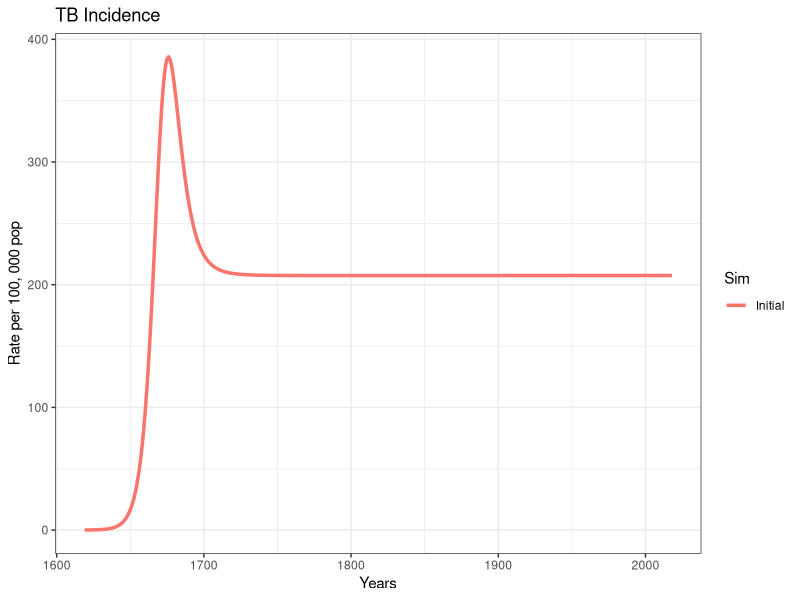

Write the R code that produced this figure. (Note: this script raises an error after producing the figure.)
## ---- chunk 1
knitr::opts_chunk$set(echo = TRUE)

# toggle to render full version 
full_version   <- FALSE
render_snippet <- if (full_version) 'asis' else FALSE
## ---- chunk 2
# install.packages("deSolve", dep = TRUE)
# install.packages("gridExtra", dep = TRUE)
# install.packages("ggplot2", dep = TRUE)
## ---- chunk 3
# Load packages
library(deSolve)
library(gridExtra)
library(ggplot2)
library(reshape)
## ---- chunk 4

# Model Parameters
T.lfx    <- 72              # Life expectancy
T.dur    <- 3               # Duration of infectious period
beta     <- 5             # Transmission rate per capita
break_in <- 0.1*(1/T.lfx)   # Transition rate from latent into active disease
selfcure <- 0.5*(1/T.dur)   # Rate of spontaneous cure
mu       <- 1/T.lfx         # Background mortality rate
mu_tb    <- 0.5*(1/T.dur)   # TB mortality rate
fast     <- 0.1             # Fraction fast progressing to active TB
imm      <- 0.5             # Infectiousness decline (partial immunity)
relapse  <- 0.005           # Relapse rate
## ---- chunk 5
TB.Basic <- function (t, state, parameters) {
  with(as.list(c(state, parameters)),             
       {
      
         N      <- U + L + I + R            # Total population
         births <- I * mu_tb + N * mu       # Births (for stable population)
         lambda <- beta * I/N               # Force of Infection
         
         # Uninfected 
         dU <- births - U * (lambda + mu)                              
         
         # Latent 
         dL <- U * lambda * (1-fast) + R * (lambda * (1-fast) * imm) - L * (mu + break_in) 
         
         # Active TB
         dI <- U * lambda * fast + R * (lambda * fast * imm) +  L * break_in + R * relapse -
               I * (mu + mu_tb + selfcure)
         
         # Recovered
         dR <- I * selfcure - R * (lambda * imm + relapse + mu)      
         
         # Model outcomes
         dIncidence <- U * (lambda * fast) + R * (lambda * fast * imm) + L * break_in + R * relapse 
         
         dIrecent   <- U * (lambda * fast) + R * (lambda * fast * imm) +  R * relapse                                               
         dIremote   <- L * break_in +  R * relapse 
         
         # wrap-up 
         dx <- c(dU, dL, dI, dR, dIncidence, dIrecent, dIremote)
         list(dx)
       }
  )
}
## ---- chunk 6
get_intervention <- function(sfin, params_new, params_old, times_new,
                             t.interv, fx_scale, fx_basic, int_name, data_stub) {

  # Starting conditions
  xstart <- c(U = sfin$U,
              L = sfin$L,
              I = sfin$I,
              R = sfin$R,
              Incidence = sfin$Incidence,
              Irecent   = sfin$Irecent,
              Iremote   = sfin$Iremote)

  # Select type of function
  if (is.na(t.interv)) {
    fx <- fx_basic
  }  else {
    fx <- fx_scale
  }
  
  # Run the model
  out <- as.data.frame(ode(y = xstart, times = times_new,
                           func = fx, parms = params_new)) 
  # Model output
  N           <- out$U + out$L + out$I + out$R
  rate.inc    <- 1e5 * (diff(out$Incidence) / N[1:length(N) - 1])
  fr.remo     <- diff(out$Iremote) / diff(out$Incidence)
  time        <- out$time[1:length(out$time) - 1]
  dat         <- data.frame(Years = time + (2019 - 400), Incidence = rate.inc)
  dat$Sim     <- int_name

  # If it is a first run, nothing to append 
  if (is.na(data_stub)) {
    data <- dat
  }
  else # Append previous runs
  {
    data <- rbind(data_stub, dat)
  }

  remote <- fr.remo  # rename a variable with the fraction of remote incidence
  titl   <- int_name

  p <- ggplot(data = data, mapping = aes(x = Years, y = Incidence, col = Sim))
  p1 <- p +
    geom_line(size = 1.2) +
    ggtitle ("TB Incidence") +
    theme_bw() + ylab("Rate per 100, 000 pop") +
    ylim(0, max(data$Incidence))

  df <- data.frame(
    Source = c("Recent", "Remote"),
    value  = c(1 - tail(remote, 1), tail(remote, 1))
  )

  # Pie chart of remote vs recent incidence 
  mycols <- c("#0073C2FF", "#EFC000FF")
  pie <- ggplot(df, aes(x = "", y = value, fill = Source)) +
    geom_bar(width = 1, stat = "identity") +
    coord_polar("y", start = 0) +
    scale_fill_manual(values = mycols) +
    theme_void() +
    ggtitle(titl)

  output <- list("out" = out, "lines" = p1, "pie" = pie, "data" = data)

  # Return the results
  return(output)
}

## ---- chunk 7

t.intervention <- 400      # years of simulation
t.scale        <- 3        # Scaling up time of interventions
times <- seq(0, t.intervention, by = 1)          # time scale

## ---- chunk 8
# Prepare to run
params <- c(break_in = break_in, selfcure = selfcure, mu = mu, mu_tb = mu_tb,
            beta = beta, fast = fast, imm = imm, relapse = relapse) # running parameters

# Initial Conditions
N  <- 1                  # Total population equal to unity 
I0 <- 1e-6               # TB seed at time 0

xstart <- data.frame(U = N-I0,
                     L = 0,
                     I = I0,  
                     R = 0,
                     Incidence = 0, 
                     Irecent = 0, 
                     Iremote = 0)                
## ---- chunk 9

# run the model
out  <- get_intervention(xstart, params, NA, times, NA, NA, TB.Basic,
                         "Initial", NA) 
# plot
out$lines


## ---- chunk 10

cat("
*Answer*

4) Briefly, an epidemic reaches endemic equilibrium when the average number of secondary infections at time *t* is equal to 1, this is when the net reproduction number is equal to one.

5) $R_0*S = 1$, *where S is the fraction of population susceptible at time t*
")

## ---- chunk 11

cat("
*Answer*

6)

* The fact that TB does not confer complete immunity means that even infected individuals are part of the pool of susceptibles at each point in time.

* A long incubation period (sometimes as long as a lifetime) means that the transmission potential described by $R_0$ can hardly reflect  the potential to produce new infectious cases.

* Extra: $R_0$ is defined as the transmission potential in a fully susceptible population. The long-term dynamics of TB will make any interpretation of this number meaningless for our current population, given the drastic demographic changes that have occurred over the centuries.

")

## ---- chunk 12
Inc.country    <- 221 # TB incidence per 100,000 (including TB/HIV) 
country.name   <- "Bangladesh"  # e.g., "Sierra Leone"
params["beta"] <- 6.9  # Transmission rate per capita per year

# run the model
out0  <- get_intervention(xstart, params, NA, times, NA, NA, TB.Basic,
                          "Initial", NA) 

# plot
dot <- data.frame(Data = Inc.country, Years = 2017, incidence = Inc.country)

p1 <- out0$lines +
  geom_point(dot, mapping = aes(x = Years, y = incidence, col = Data), 
             size = 6, shape = 18) 

grid.arrange(p1, out0$pie)
## ---- chunk 13
# Intervention scaling function
scale_up <- function(t, state, parameters, t.interv, parameters_old, fx) {
  
  scale <- min((t - t.interv[1])/(t.interv[2] - t.interv[1]), 1) 
  if (scale < 0) 
  {
    scale <- 0
  }
  
  pars_scaled <- parameters;
  
  pars_scaled <- parameters_old + scale * (parameters - parameters_old)
  
  return(fx(t, state, pars_scaled))
}

## ---- chunk 14
# Function handles

fx_basic <- TB.Basic
fx_scale <- function(t, state, parameters) scale_up(t, state, parameters, t.interv, params, fx_basic)
## ---- chunk 15
## Simulation 0
# Project at baseline
int_name    <- "Baseline"

# Initial conditions (starting in 2019)
sfin        <- tail(out0$out, 1)                             
params_base <- params
times_new   <- seq(t.intervention, t.intervention + 25, by = 1)
t.interv    <- c(times_new[2], times_new[2] + t.scale)

# Run model
data0 <- get_intervention(sfin, params_base, params_base, times_new, NA,
                          fx_scale, fx_basic, "Baseline", NA) 
# Plot
grid.arrange(data0$lines, data0$pie)
 


## ---- chunk 16

cat("
*Answer*

5)

* Treatment completion rates: TB treatment is long and potentially toxic. Low adherence is a big problem for TB programmes
* Drug sensitivity of TB strain: even with full completion, resistance to components of TB treatment regimen will invariably lead to treatment failure   
* Extra: Concomitant TB and HIV treatment: even with full completion and a drug-sensitive TB  strain, interactions with antiretrovirals might reduce the bioavailability of TB drugs.      

")

## ---- chunk 17
## Simulation 1
# An Intervention simulating introduction of treatment
int_name  <- "Treatment"

# Update parameter results data frame to append new results
params_1  <- params_base
data_stub <- data0$data


# Change parameters for intervention
T.cs  <- 1     # Time delay (yrs) between developing symptoms and seeking care
pDx   <- 0.95   # Probability of being diagnosed once care sought
pTx   <- 0.95   # probability of receiving correct Tx if diagnosed
T.rTx <- 0.5 # 6 months treatment duration

Tx <- pDx * pTx * (1/(T.cs + T.rTx))

params_1["selfcure"] <- selfcure + Tx

data1 <- get_intervention(sfin, params_1, params_base, times_new, t.interv,
                          fx_scale, fx_basic, int_name, data_stub) 

p1 <- data1$lines +
  # EndTb
  geom_hline(yintercept = Inc.country*0.1, linetype = "dashed", color = "black", size = 1) +
  # Elimination
  geom_hline(yintercept = 0.1/1e5, linetype = "dashed", color = "red", size = 1)


grid.arrange(p1, data1$pie )
## ---- chunk 18

cat("
*Answer*

8) The fraction of incident cases from a remote source has increased with the intervention. This reflects the fact that successful TB treatment removes individuals from the infectious pool at a higher rate than they are generated.
")

## ---- chunk 19
## Simulation 2
# An Intervention simulating demand generation
int_name  <- "Demand generation"

# Update parameter results data frame to append new results
params_2  <- params_1
data_stub <- data1$data

# Change parameters for intervention
T.cs  <-  1*(1-0.75)    # Time delay (yrs) between developing symptoms and seeking for care
pDx   <-  0.95     # Probability of being diagnosed once sought care
pTx   <-  0.95     # probability of receiving correct Tx if diagnosed
T.rTx <-  0.5     # 6 months treatment duration

Tx    <- pDx*pTx*(1/(T.cs + T.rTx))

params_2["selfcure"] <- selfcure + Tx

data2 <- get_intervention(sfin, params_2, params_BASE, times_new, t.interv,
                          fx_scale, fx_basic, int_name, data_stub) 

p1 <- data2$lines +
  # EndTb
  geom_hline(yintercept = Inc.country*0.1, linetype = "dashed", color = "black", size = 1) +
  # Elimination
  geom_hline(yintercept = 0.1/1e5, linetype = "dashed", color = "red", size = 1)


grid.arrange(p1, data2$pie)
## ---- chunk 20
## Simulation 3
int_name  <- "Transmission stop"

# Update parameter results data frame to append new results
params_3  <- params_2
data_stub <- data2$data

# An Intervention simulating transmission reduction

params_3["beta"] <- 0


data3 <- get_intervention(sfin, params_3, params_base, times_new, t.interv,
                          fx_scale, fx_basic, int_name, data_stub) 

p1 <- data3$lines +
  # EndTb
  geom_hline(yintercept = Inc.country*0.1, linetype = "dashed", color = "black", size = 1) +
  # Elimination
  geom_hline(yintercept = 0.1/1e5, linetype = "dashed", color = "red", size = 1)


grid.arrange(p1, data3$pie)

## ---- chunk 21

cat("
*Answer*

11) Setting beta to zero will stop ongoing transmission but relapse is still occurring among previously infected individuals and latent infections are still breaking into active disease.

12) Relapse could only be prevented by introducing a therapy that is 100% sterilizing, which is currently unavailable. But the latent pool of infected individuals can be addressed with preventive treatment, which is currently available.
")

## ---- chunk 22
## Simulation 4
# An Intervention simulating LTBI treatment
int_name  <- "Prevention"

# Update parameter results data frame to append new results
params_4  <- params_3
data_stub <- data3$data

params_4["break_in"] <- 0.01 * (1/T.lfx)

data4 <- get_intervention(sfin, params_4, params_base, times_new,
                          t.interv, fx_scale, fx_basic, int_name, data_stub) 

p1 <- data4$lines +
  # EndTb
  geom_hline(yintercept = Inc.country*0.1, linetype = "dashed", color = "black", size = 1) +
  # Elimination
  geom_hline(yintercept = 0.1/1e5, linetype = "dashed", color = "red", size = 1)


grid.arrange(p1, data4$pie)

## ---- chunk 23

cat("
*Answer*

a) Age is an important factor of TB dynamics: children are more likely to develop extra-pulmonary TB (non-infectious) which overall makes this group (0 to 5 years) less likely to transmit the infection. Also, as the slow progression to latent TB can take as long as a life time, it is common to observe that reductions in burden will first impact younger ages, while the older groups accumulate a larger number of latent progressors. Finally, age mixing patterns are an important factor when establishing the overall size of an epidemic. 

b) Transmission and progression to active TB is known to be strongly related to risk factors that drive epidemics in different settings. Existence of risk groups means that control strategies can be drastically reduced in scale if targeted to those risk groups fuelling the epidemic.

c) Since MDR-TB is the resulting effect of a wide access to TB drug regimens. As such, incomplete coverage and treatment completion will effectively lead epidemics to transition into higher rates of MDR-TB, making the case of elimination even harder.

")
